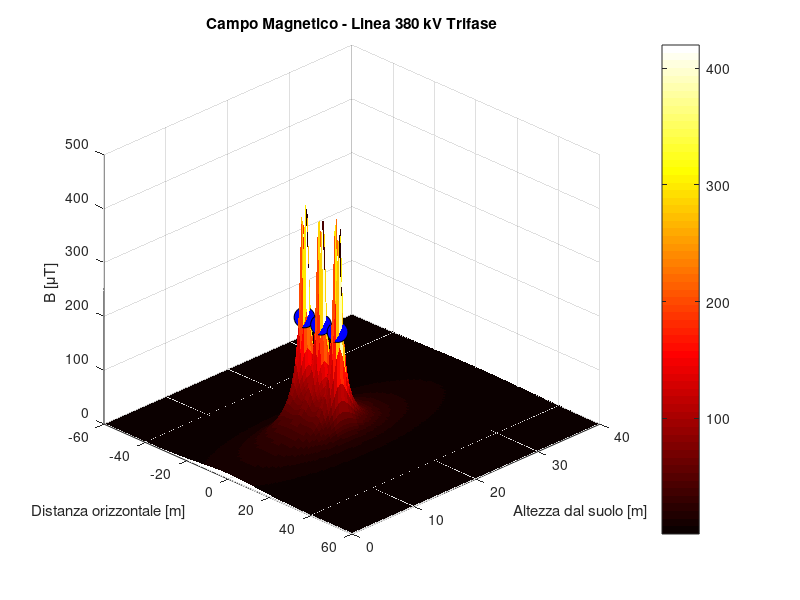
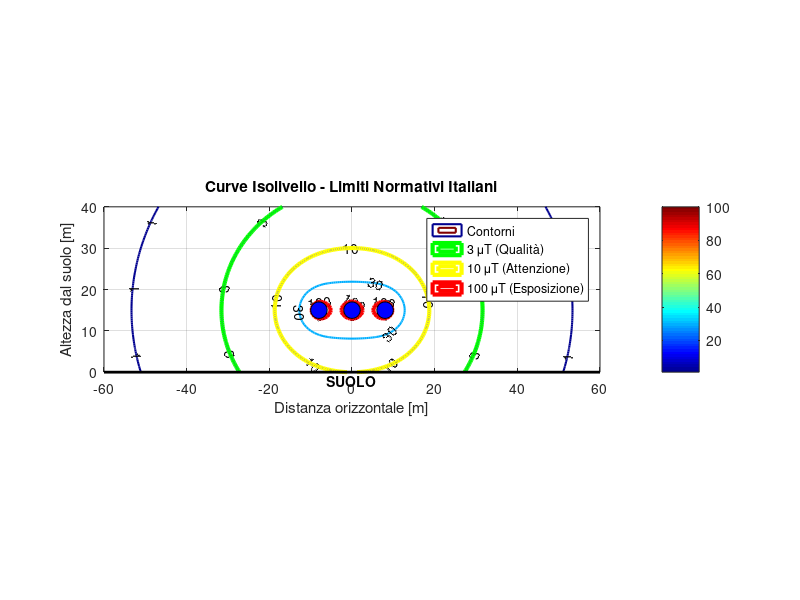
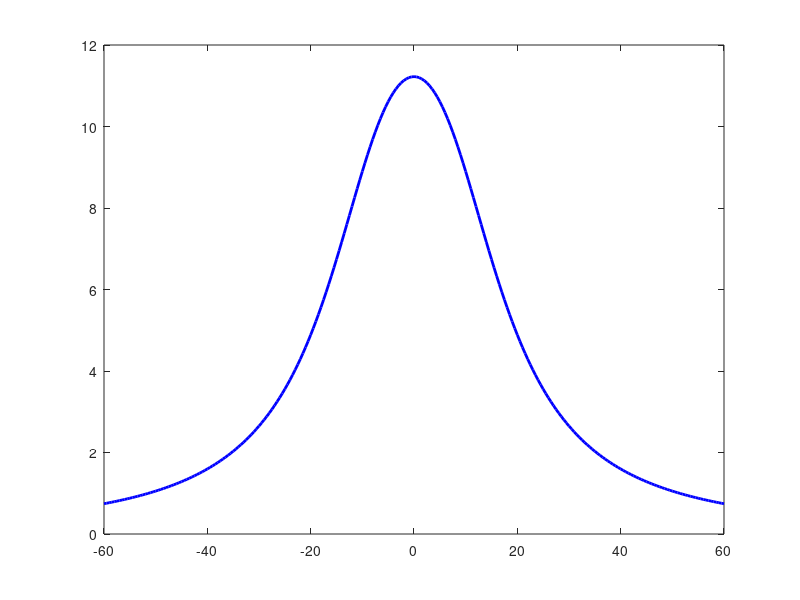

Write MATLAB code to recreate these figures, in order. (Note: this script raises an error after producing the figures.)
%% ESEMPIO: Linea Elettrica Trifase 380 kV
%
% Questo esempio mostra come calcolare il campo magnetico generato da una
% linea elettrica ad alta tensione (380 kV) con configurazione trifase.
%
% SCENARIO:
%   Una linea elettrica 380 kV passa a 15 metri di altezza sopra un terreno.
%   I tre cavi sono disposti orizzontalmente con separazione di 8 metri.
%   La corrente efficace è 1000 A.
%   Vogliamo determinare la fascia di rispetto.
%
% Autore: Federico Sabbadini
% Data: 2024

%% SETUP
close all; clc; clear;
addpath('../src/core');  % Percorso funzioni

%% PARAMETRI DEL PROBLEMA

% Corrente efficace nella linea [A]
I0 = 1000;

% Posizioni dei tre cavi (sistema trifase orizzontale)
%   Fase R: x = -8 m
%   Fase S: x =  0 m (centro)
%   Fase T: x = +8 m
%   Tutti a 15 m di altezza dal suolo
altezza_cavi = 15;  % [m]
separazione = 8;    % [m]

cavi = [-separazione, altezza_cavi;   % Fase R
         0,           altezza_cavi;   % Fase S
         separazione, altezza_cavi];  % Fase T

% Sfasamento trifase (120° tra le fasi)
fasi = [0, 2*pi/3, 4*pi/3];  % radianti

%% GRIGLIA DI CALCOLO

% Area di interesse: da -60 a +60 m in x, da 0 a 40 m in y (sopra suolo)
x = -60:0.5:60;
y = 0:0.5:40;
[X, Y] = meshgrid(x, y);

%% CALCOLO DEL CAMPO MAGNETICO

% Permeabilità del vuoto
mu0 = 4*pi*1e-7;

% Inizializza le componenti del campo
Bx_tot = zeros(size(X));
By_tot = zeros(size(Y));

% Somma i contributi dei tre cavi
for i = 1:3
    % Corrente complessa (con sfasamento)
    I = I0 * exp(1j * fasi(i));
    
    % Posizione del cavo
    xc = cavi(i, 1);
    yc = cavi(i, 2);
    
    % Distanza dagli osservatori
    R = sqrt((X - xc).^2 + (Y - yc).^2);
    R(R < 0.01) = 0.01;  % Evita divisione per zero
    
    % Campo magnetico (modulo)
    B = mu0 * I ./ (2 * pi * R);
    
    % Componenti (campo tangenziale al cerchio centrato nel cavo)
    Bx = -B .* (Y - yc) ./ R;
    By =  B .* (X - xc) ./ R;
    
    % Somma vettoriale
    Bx_tot = Bx_tot + Bx;
    By_tot = By_tot + By;
end

% Modulo del campo totale [T] → [μT]
B_tot = sqrt(abs(Bx_tot).^2 + abs(By_tot).^2);
B_uT = B_tot * 1e6;

%% VISUALIZZAZIONE

% --- Grafico 1: Superficie 3D del campo ---
figure('Name', 'Campo B - Linea Trifase 380 kV', 'Position', [100, 100, 800, 600]);
surf(x, y, B_uT, 'EdgeColor', 'none');
colormap('hot');
colorbar;
xlabel('Distanza orizzontale [m]');
ylabel('Altezza dal suolo [m]');
zlabel('B [μT]');
title('Campo Magnetico - Linea 380 kV Trifase');
view(45, 30);
grid on;

% Marca i cavi
hold on;
for i = 1:3
    plot3(cavi(i,1), cavi(i,2), max(B_uT(:))/2, 'ko', 'MarkerSize', 15, 'MarkerFaceColor', 'b');
end
hold off;

% --- Grafico 2: Curve isolivello (limiti normativi) ---
figure('Name', 'Curve Isolivello - Limiti Normativi', 'Position', [150, 150, 800, 600]);

% Limiti: 3 μT (qualità), 10 μT (attenzione), 100 μT (esposizione)
livelli = [0.3, 1, 3, 10, 30, 100];
[c, h] = contour(x, y, B_uT, livelli, 'LineWidth', 1.5);
clabel(c, h, 'FontSize', 10);
colormap('jet');
colorbar;

% Evidenzia i limiti normativi
hold on;
[c3, ~] = contour(x, y, B_uT, [3, 3], 'g', 'LineWidth', 3);
[c10, ~] = contour(x, y, B_uT, [10, 10], 'y', 'LineWidth', 3);
[c100, ~] = contour(x, y, B_uT, [100, 100], 'r', 'LineWidth', 3);

% Marca i cavi
for i = 1:3
    plot(cavi(i,1), cavi(i,2), 'ko', 'MarkerSize', 12, 'MarkerFaceColor', 'b');
end

% Linea del suolo
plot([-60, 60], [0, 0], 'k-', 'LineWidth', 2);
text(0, -2, 'SUOLO', 'HorizontalAlignment', 'center', 'FontWeight', 'bold');

hold off;

xlabel('Distanza orizzontale [m]');
ylabel('Altezza dal suolo [m]');
title('Curve Isolivello - Limiti Normativi Italiani');
legend('Contorni', '3 μT (Qualità)', '10 μT (Attenzione)', '100 μT (Esposizione)', ...
       'Location', 'northeast');
axis equal;
grid on;
ylim([0, 40]);

% --- Grafico 3: Profilo al suolo ---
figure('Name', 'Profilo Campo B al Suolo', 'Position', [200, 200, 800, 400]);

% Estrai il campo al livello del suolo (y = 0, prima riga)
% In realtà prendiamo y = 1 m per evitare la singolarità
idx_suolo = find(y >= 1, 1);
B_suolo = B_uT(idx_suolo, :);

plot(x, B_suolo, 'b-', 'LineWidth', 2);
hold on;

% Linee dei limiti
yline(100, 'r--', '100 μT', 'LineWidth', 1.5, 'LabelHorizontalAlignment', 'left');
yline(10, 'y--', '10 μT', 'LineWidth', 1.5, 'LabelHorizontalAlignment', 'left');
yline(3, 'g--', '3 μT', 'LineWidth', 1.5, 'LabelHorizontalAlignment', 'left');

hold off;

xlabel('Distanza dalla linea [m]');
ylabel('Campo B [μT]');
title(sprintf('Profilo del Campo B a %.0f m dal suolo', y(idx_suolo)));
grid on;
xlim([-60, 60]);
ylim([0, max(B_suolo)*1.1]);

%% ANALISI DELLE DISTANZE DI SICUREZZA

fprintf('\n========================================\n');
fprintf('ANALISI LINEA TRIFASE 380 kV\n');
fprintf('========================================\n\n');
fprintf('Parametri:\n');
fprintf('  Corrente: %d A (efficace)\n', I0);
fprintf('  Altezza cavi: %.0f m\n', altezza_cavi);
fprintf('  Separazione cavi: %.0f m\n\n', separazione);

fprintf('Campo B al suolo (sotto la linea): %.2f μT\n\n', B_uT(idx_suolo, x==0));

% Trova le distanze per i vari livelli
limiti_analisi = [100, 10, 3];
nomi = {'Limite esposizione', 'Valore attenzione', 'Obiettivo qualità'};

fprintf('Distanze di sicurezza (dal centro della linea):\n');
for i = 1:length(limiti_analisi)
    liv = limiti_analisi(i);
    
    % Trova dove il campo scende sotto il limite (al suolo)
    idx_ok = find(B_suolo < liv);
    if ~isempty(idx_ok)
        % Prendi la distanza minima (più vicina al centro)
        dist = min(abs(x(idx_ok)));
        fprintf('  %s (%d μT): %.1f m\n', nomi{i}, liv, dist);
    else
        fprintf('  %s (%d μT): sempre sotto il limite\n', nomi{i}, liv);
    end
end

fprintf('\n========================================\n');
fprintf('Nota: la fascia di rispetto per nuove costruzioni\n');
fprintf('dovrebbe essere calcolata con il valore di 3 μT.\n');
fprintf('========================================\n');
